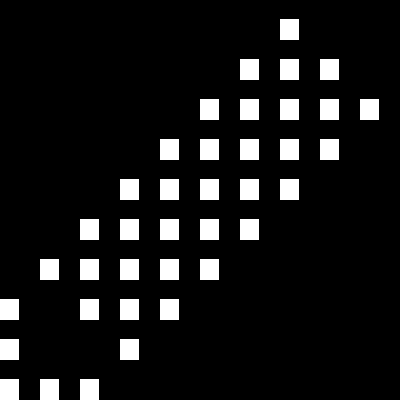

Below is a game level as drawn by its tile map, then a one-line description and the .tmx that defines it (tile-layer data replaced by summaries):
An orthogonal 10x10 tile map with 40x40 px tiles, 1 tile layer (Layer 1).

<map version="1.0" orientation="orthogonal" width="10" height="10" tilewidth="40" tileheight="40">
 <tileset firstgid="1" name="texture" tilewidth="40" tileheight="40" spacing="4" margin="4">
  <image source="texture.png" />
 </tileset>
 <layer name="Layer 1" width="10" height="10">
  <data>[100 cells, 38 non-empty, 1 distinct tile ids]</data>
 </layer>
</map>
